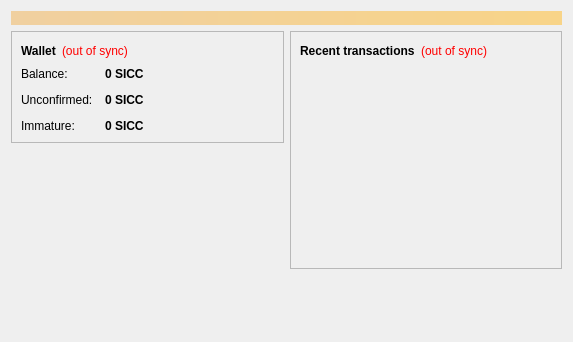
<?xml version="1.0" encoding="UTF-8"?>
<ui version="4.0">
 <class>OverviewPage</class>
 <widget class="QWidget" name="OverviewPage">
  <property name="geometry">
   <rect>
    <x>0</x>
    <y>0</y>
    <width>573</width>
    <height>342</height>
   </rect>
  </property>
  <property name="windowTitle">
   <string>Form</string>
  </property>
  <layout class="QVBoxLayout" name="topLayout">
   <item>
    <widget class="QLabel" name="labelAlerts">
     <property name="visible">
      <bool>false</bool>
     </property>
     <property name="styleSheet">
      <string notr="true">background-color: qlineargradient(x1: 0, y1: 0, x2: 1, y2: 0, stop:0 #F0D0A0, stop:1 #F8D488); color:#000000;</string>
     </property>
     <property name="wordWrap">
      <bool>true</bool>
     </property>
     <property name="margin">
      <number>3</number>
     </property>
    </widget>
   </item>
   <item>
    <layout class="QHBoxLayout" name="horizontalLayout" stretch="1,1">
     <item>
      <layout class="QVBoxLayout" name="verticalLayout_2">
       <item>
        <widget class="QFrame" name="frame">
         <property name="frameShape">
          <enum>QFrame::StyledPanel</enum>
         </property>
         <property name="frameShadow">
          <enum>QFrame::Raised</enum>
         </property>
         <layout class="QVBoxLayout" name="verticalLayout_4">
          <item>
           <layout class="QHBoxLayout" name="horizontalLayout_4">
            <item>
             <widget class="QLabel" name="label_5">
              <property name="font">
               <font>
                <weight>75</weight>
                <bold>true</bold>
               </font>
              </property>
              <property name="text">
               <string>Wallet</string>
              </property>
             </widget>
            </item>
            <item>
             <widget class="QLabel" name="labelWalletStatus">
              <property name="toolTip">
               <string>The displayed information may be out of date. Your wallet automatically synchronizes with the Siccoin network after a connection is established, but this process has not completed yet.</string>
              </property>
              <property name="styleSheet">
               <string notr="true">QLabel { color: red; }</string>
              </property>
              <property name="text">
               <string notr="true">(out of sync)</string>
              </property>
              <property name="alignment">
               <set>Qt::AlignLeading|Qt::AlignLeft|Qt::AlignVCenter</set>
              </property>
             </widget>
            </item>
            <item>
             <spacer name="horizontalSpacer_2">
              <property name="orientation">
               <enum>Qt::Horizontal</enum>
              </property>
              <property name="sizeHint" stdset="0">
               <size>
                <width>40</width>
                <height>20</height>
               </size>
              </property>
             </spacer>
            </item>
           </layout>
          </item>
          <item>
           <layout class="QFormLayout" name="formLayout_2">
            <property name="fieldGrowthPolicy">
             <enum>QFormLayout::AllNonFixedFieldsGrow</enum>
            </property>
            <property name="horizontalSpacing">
             <number>12</number>
            </property>
            <property name="verticalSpacing">
             <number>12</number>
            </property>
            <item row="0" column="0">
             <widget class="QLabel" name="label">
              <property name="text">
               <string>Balance:</string>
              </property>
             </widget>
            </item>
            <item row="0" column="1">
             <widget class="QLabel" name="labelBalance">
              <property name="font">
               <font>
                <weight>75</weight>
                <bold>true</bold>
               </font>
              </property>
              <property name="cursor">
               <cursorShape>IBeamCursor</cursorShape>
              </property>
              <property name="toolTip">
               <string>Your current balance</string>
              </property>
              <property name="text">
               <string notr="true">0 SICC</string>
              </property>
              <property name="textInteractionFlags">
               <set>Qt::LinksAccessibleByMouse|Qt::TextSelectableByKeyboard|Qt::TextSelectableByMouse</set>
              </property>
             </widget>
            </item>
            <item row="1" column="0">
             <widget class="QLabel" name="label_3">
              <property name="text">
               <string>Unconfirmed:</string>
              </property>
             </widget>
            </item>
            <item row="1" column="1">
             <widget class="QLabel" name="labelUnconfirmed">
              <property name="font">
               <font>
                <weight>75</weight>
                <bold>true</bold>
               </font>
              </property>
              <property name="cursor">
               <cursorShape>IBeamCursor</cursorShape>
              </property>
              <property name="toolTip">
               <string>Total of transactions that have yet to be confirmed, and do not yet count toward the current balance</string>
              </property>
              <property name="text">
               <string notr="true">0 SICC</string>
              </property>
              <property name="textInteractionFlags">
               <set>Qt::LinksAccessibleByMouse|Qt::TextSelectableByKeyboard|Qt::TextSelectableByMouse</set>
              </property>
             </widget>
            </item>
            <item row="2" column="0">
             <widget class="QLabel" name="labelImmatureText">
              <property name="text">
               <string>Immature:</string>
              </property>
             </widget>
            </item>
            <item row="2" column="1">
             <widget class="QLabel" name="labelImmature">
              <property name="font">
               <font>
                <weight>75</weight>
                <bold>true</bold>
               </font>
              </property>
              <property name="toolTip">
               <string>Mined balance that has not yet matured</string>
              </property>
              <property name="text">
               <string notr="true">0 SICC</string>
              </property>
              <property name="textInteractionFlags">
               <set>Qt::LinksAccessibleByMouse|Qt::TextSelectableByKeyboard|Qt::TextSelectableByMouse</set>
              </property>
             </widget>
            </item>
           </layout>
          </item>
         </layout>
        </widget>
       </item>
       <item>
        <spacer name="verticalSpacer">
         <property name="orientation">
          <enum>Qt::Vertical</enum>
         </property>
         <property name="sizeHint" stdset="0">
          <size>
           <width>20</width>
           <height>40</height>
          </size>
         </property>
        </spacer>
       </item>
      </layout>
     </item>
     <item>
      <layout class="QVBoxLayout" name="verticalLayout_3">
       <item>
        <widget class="QFrame" name="frame_2">
         <property name="frameShape">
          <enum>QFrame::StyledPanel</enum>
         </property>
         <property name="frameShadow">
          <enum>QFrame::Raised</enum>
         </property>
         <layout class="QVBoxLayout" name="verticalLayout">
          <item>
           <layout class="QHBoxLayout" name="horizontalLayout_2">
            <item>
             <widget class="QLabel" name="label_4">
              <property name="text">
               <string>&lt;b&gt;Recent transactions&lt;/b&gt;</string>
              </property>
             </widget>
            </item>
            <item>
             <widget class="QLabel" name="labelTransactionsStatus">
              <property name="toolTip">
               <string>The displayed information may be out of date. Your wallet automatically synchronizes with the Siccoin network after a connection is established, but this process has not completed yet.</string>
              </property>
              <property name="styleSheet">
               <string notr="true">QLabel { color: red; }</string>
              </property>
              <property name="text">
               <string notr="true">(out of sync)</string>
              </property>
              <property name="alignment">
               <set>Qt::AlignRight|Qt::AlignTrailing|Qt::AlignVCenter</set>
              </property>
             </widget>
            </item>
            <item>
             <spacer name="horizontalSpacer">
              <property name="orientation">
               <enum>Qt::Horizontal</enum>
              </property>
              <property name="sizeHint" stdset="0">
               <size>
                <width>40</width>
                <height>20</height>
               </size>
              </property>
             </spacer>
            </item>
           </layout>
          </item>
          <item>
           <widget class="QListView" name="listTransactions">
            <property name="styleSheet">
             <string notr="true">QListView { background: transparent; }</string>
            </property>
            <property name="frameShape">
             <enum>QFrame::NoFrame</enum>
            </property>
            <property name="verticalScrollBarPolicy">
             <enum>Qt::ScrollBarAlwaysOff</enum>
            </property>
            <property name="horizontalScrollBarPolicy">
             <enum>Qt::ScrollBarAlwaysOff</enum>
            </property>
            <property name="selectionMode">
             <enum>QAbstractItemView::NoSelection</enum>
            </property>
           </widget>
          </item>
         </layout>
        </widget>
       </item>
       <item>
        <spacer name="verticalSpacer_2">
         <property name="orientation">
          <enum>Qt::Vertical</enum>
         </property>
         <property name="sizeHint" stdset="0">
          <size>
           <width>20</width>
           <height>40</height>
          </size>
         </property>
        </spacer>
       </item>
      </layout>
     </item>
    </layout>
   </item>
  </layout>
 </widget>
 <resources/>
 <connections/>
</ui>
